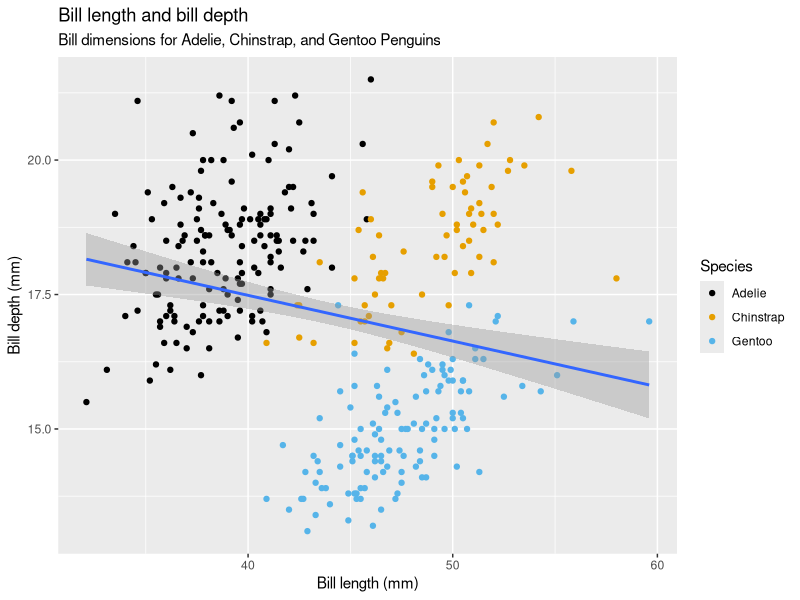
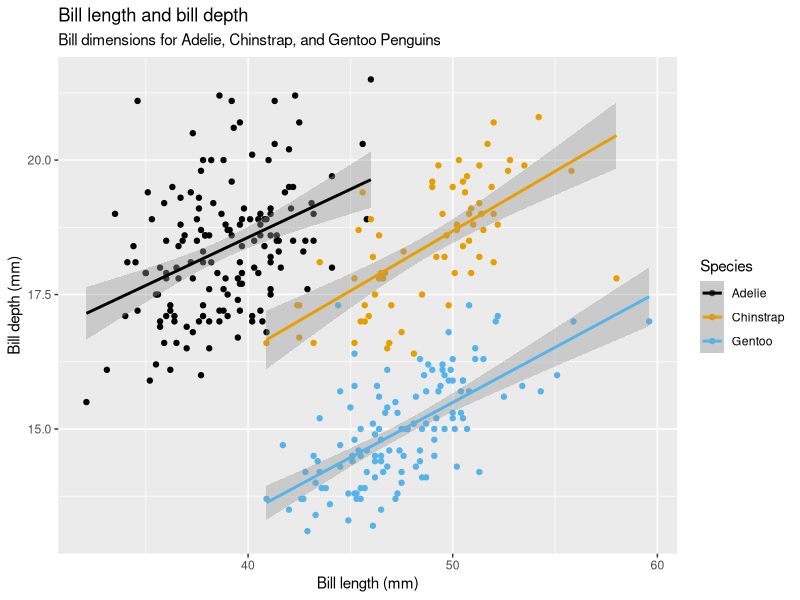
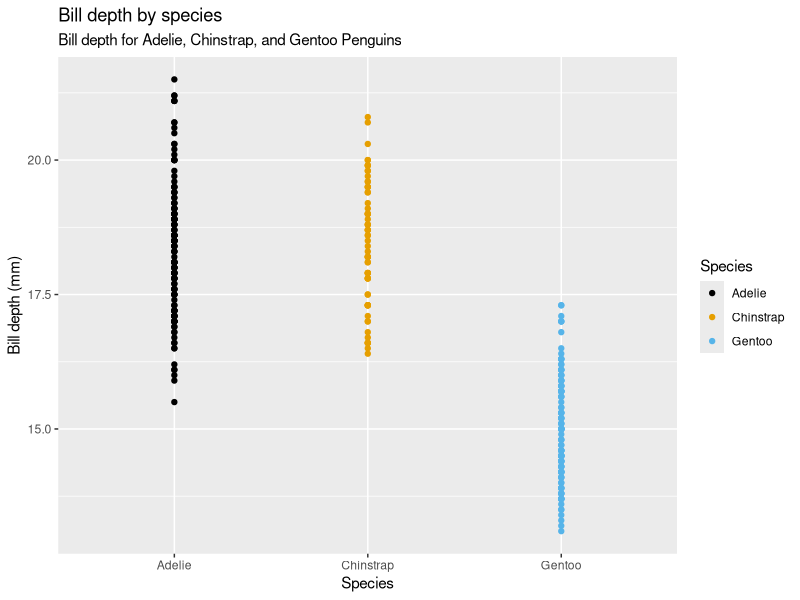
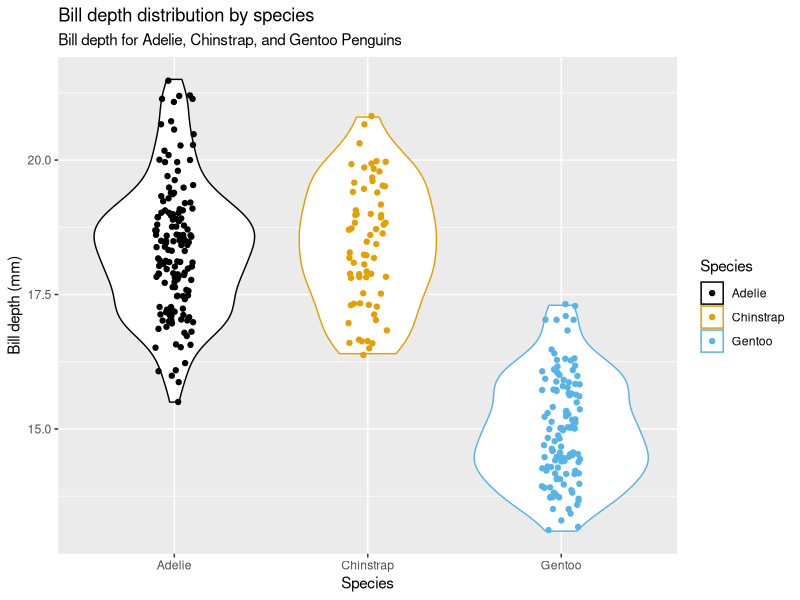

The R source for these figures, in order: (Note: this script raises an error after producing the figures.)
# Libraries ----
library(tidyverse)
library(palmerpenguins)
library(ggthemes)

# 2.2.5 Exercises ----

## How many rows are in penguins? How many columns?
penguins
nrow(penguins)
ncol(penguins)

## What does the bill_depth_mm variable in the penguins 
## data frame describe? Read the help for ?penguins to 
## find out.
help("penguins")

### bill_length_mm: a number denoting bill length 
###                 (millimeters)

## Make a scatterplot of bill_depth_mm vs. bill_length_mm. 
## That is, make a scatterplot with bill_depth_mm on the 
## y-axis and bill_length_mm on the x-axis. Describe the 
## relationship between these two variables.
ggplot(data = penguins,
       mapping = aes(x = bill_length_mm, y = bill_depth_mm)) +
  geom_point(mapping = aes(color = species)) + 
  geom_smooth(method = 'lm') +
  labs(title = "Bill length and bill depth",
       subtitle = "Bill dimensions for Adelie, Chinstrap, and Gentoo Penguins",
       x = "Bill length (mm)", 
       y = "Bill depth (mm)",
       color = "Species", 
       shape = "Species") +
  scale_color_colorblind()

### Simpson's paradox
### https://en.wikipedia.org/wiki/Simpson%27s_paradox
#### Simpson's paradox is a phenomenon in probability and statistics 
#### in which a trend appears in several groups of data but disappears 
#### or reverses when the groups are combined. This result is often 
#### encountered in social-science and medical-science statistics and 
#### is particularly problematic when frequency data are unduly given 
#### causal interpretations.
ggplot(data = penguins,
       mapping = aes(x = bill_length_mm, y = bill_depth_mm,
                     color = species)) +
  geom_point() + 
  geom_smooth(method = 'lm') +
  labs(title = "Bill length and bill depth",
       subtitle = "Bill dimensions for Adelie, Chinstrap, and Gentoo Penguins",
       x = "Bill length (mm)", 
       y = "Bill depth (mm)",
       color = "Species", 
       shape = "Species") +
  scale_color_colorblind()

## What happens if you make a scatterplot of species vs. bill_depth_mm? 
## What might be a better choice of geom?
ggplot(data = penguins,
       mapping = aes(x = species, y = bill_depth_mm,
                     color = species)) +
  geom_point() +
  labs(title = "Bill depth by species",
       subtitle = "Bill depth for Adelie, Chinstrap, and Gentoo Penguins",
       x = "Species", 
       y = "Bill depth (mm)",
       color = "Species", 
       shape = "Species") +
  scale_color_colorblind()

ggplot(data = penguins,
       mapping = aes(x = species, y = bill_depth_mm,
                     color = species)) +
  geom_violin() +
  geom_jitter(width = 0.1) +
  labs(title = "Bill depth distribution by species",
       subtitle = "Bill depth for Adelie, Chinstrap, and Gentoo Penguins",
       x = "Species", 
       y = "Bill depth (mm)",
       color = "Species", 
       shape = "Species") +
  scale_color_colorblind()

## Why does the following give an error and how would you fix it?
ggplot(data = penguins) + 
  geom_point()

### Add aesthetics: x and y
help("geom_point")
#### geom_point() understands the following aesthetics (required 
#### aesthetics are in bold):
#### x
#### y

## What does the na.rm argument do in geom_point()? What is the 
## default value of the argument? Create a scatterplot where you 
## successfully use this argument set to TRUE.
help("geom_point")

### na.rm = FALSE by default
#### If FALSE, the default, missing values are removed with a warning. 
#### If TRUE, missing values are silently removed.
ggplot(data = penguins,
       mapping = aes(x = bill_length_mm, y = bill_depth_mm, color = species)) +
  geom_point(mapping = aes(color = species), na.rm = TRUE) +
  # geom_smooth(method = 'lm') +
  # geom_smooth(method = 'lm', na.rm = TRUE) +
  labs(title = "Bill length and bill depth",
       subtitle = "Bill dimensions for Adelie, Chinstrap, and Gentoo Penguins",
       x = "Bill length (mm)", 
       y = "Bill depth (mm)",
       color = "Species", 
       shape = "Species") +
  scale_color_colorblind()

## Add the following caption to the plot you made in the previous 
## exercise: “Data come from the palmerpenguins package.” Hint: Take a 
## look at the documentation for labs().
help("labs")
### caption: The text for the caption which will be displayed in the 
###          bottom-right of the plot by default.
ggplot(data = penguins,
       mapping = aes(x = bill_length_mm, y = bill_depth_mm,
                     color = species)) +
  geom_point() + 
  geom_smooth(method = 'lm') +
  labs(title = "Bill length and bill depth",
       subtitle = "Bill dimensions for Adelie, Chinstrap, and Gentoo Penguins",
       caption = "Data come from the palmerpenguins package",
       x = "Bill length (mm)", 
       y = "Bill depth (mm)",
       color = "Species", 
       shape = "Species") +
  scale_color_colorblind()

## Recreate the following visualization. What aesthetic should 
## bill_depth_mm be mapped to? And should it be mapped at the 
## global level or at the geom level?
ggplot(data = penguins,
       mapping = aes(x = flipper_length_mm, y = body_mass_g)) +
  geom_point(mapping = aes(color = bill_depth_mm)) + 
  geom_smooth(method = 'loess')

help("geom_smooth")
### method: Smoothing method (function) to use, accepts either 
###         NULL or a character vector, e.g. "lm", "glm", "gam", 
###         "loess" or a function, e.g. MASS::rlm or mgcv::gam, 
###         stats::lm, or stats::loess. "auto" is also accepted 
###         for backwards compatibility. It is equivalent to NULL.

## Run this code in your head and predict what the output will 
## look like. Then, run the code in R and check your predictions.
ggplot(data = penguins,
       mapping = aes(x = flipper_length_mm, y = body_mass_g, 
                     color = island)) +
  geom_point() +
  geom_smooth(se = FALSE)

help("geom_smooth")
### se: Display confidence interval around smooth? (TRUE by 
###     default, see level to control.)

## Will these two graphs look different? Why/why not?
### Global level, they’re passed down to each of the subsequent 
### geom layers of the plot
ggplot(data = penguins,
       mapping = aes(x = flipper_length_mm, y = body_mass_g)) +
  geom_point() +
  geom_smooth()

### Local level that are added to those inherited from the 
### global level
ggplot() +
  geom_point(data = penguins,
             mapping = aes(x = flipper_length_mm, y = body_mass_g)) +
  geom_smooth(data = penguins,
              mapping = aes(x = flipper_length_mm, y = body_mass_g))

# 2.4.3 Exercises ----

## Make a bar plot of species of penguins, where you assign species 
## to the y aesthetic. How is this plot different?
ggplot(penguins, aes(y = species)) +
  geom_bar()

ggplot(penguins, aes(y = fct_infreq(species))) +
  geom_bar()

## How are the following two plots different? Which aesthetic, color 
## or fill, is more useful for changing the color of bars?
ggplot(penguins, aes(x = species)) +
  geom_bar(color = "red")

ggplot(penguins, aes(x = species)) +
  geom_bar(fill = "red")

### Nothing helpful here
help("geom_bar")
vignette("ggplot2-specs")
### Goggle it: what is the difference between color and fill ggplot2
#### https://stackoverflow.com/questions/50557718/what-is-the-difference-between-the-color-and-fill-argument-in-ggplot2
#### https://stackoverflow.com/questions/15965870/fill-and-border-colour-in-geom-point-scale-colour-manual-in-ggplot

## What does the bins argument in geom_histogram() do?
help("geom_histogram")
### bins: Number of bins. Overridden by binwidth. 
###       Defaults to 30.
#### Why bins = NULL but it says default to 30?
ggplot(penguins, aes(x = body_mass_g)) +
  geom_histogram(bins = NULL, color = 'black')

ggplot(penguins, aes(x = body_mass_g)) +
  geom_histogram(bins = 30, color = 'black')

#### Well now I understand the bins argument
ggplot(penguins, aes(x = body_mass_g)) +
  geom_histogram(bins = 10, color = 'black')

## Make a histogram of the carat variable in the diamonds 
## dataset that is available when you load the tidyverse 
## package. Experiment with different binwidths. What 
## binwidth reveals the most interesting patterns?
help("diamonds")
### I don't know how is the weight of a diamond measured
### Let's find out!!!
#### https://en.wikipedia.org/wiki/Carat_(mass)
##### The carat (ct) is a unit of mass equal to 200 mg 
##### (0.00705 oz; 0.00643 ozt), which is used for measuring 
##### gemstones and pearls
help("geom_histogram")
### binwidth: The default is to use the number of bins in bins, 
###           covering the range of the data
(5.01 - 0.2) / 30
ggplot(diamonds, aes(x = carat)) +
  geom_histogram(color = 'black')

ggplot(diamonds, aes(x = carat)) +
  geom_histogram(binwidth = 1, color = 'black')

ggplot(diamonds, aes(x = carat)) +
  geom_histogram(binwidth = 0.1, color = 'black')

#### Here we begin to see something
ggplot(diamonds, aes(x = carat)) +
  geom_histogram(binwidth = 0.01, color = 'black')

#### Let's deep more
ggplot(diamonds, aes(x = carat)) +
  geom_histogram(binwidth = 0.001, color = 'black')

##### We need to ask an expert because I don't have
##### a domain knowledge to explain this patterns

# 2.5.5 Exercises ----

## The mpg data frame that is bundled with the ggplot2 package 
## contains 234 observations collected by the US Environmental 
## Protection Agency on 38 car models. Which variables in mpg 
## are categorical? Which variables are numerical? (Hint: Type 
## ?mpg to read the documentation for the dataset.) How can you 
## see this information when you run mpg?
help("mpg")
glimpse(mpg)

### Categorical variables
#### manufacturer
#### model 
#### trans
#### drv
#### fl
#### class

### Numerical variables
#### displ
#### year 
#### cyl
#### cty
#### hwy

## Make a scatterplot of hwy vs. displ using the mpg data frame. 
## Next, map a third, numerical variable to color, then size, 
## then both color and size, then shape. How do these aesthetics 
## behave differently for categorical vs. numerical variables?
ggplot(mpg, aes(x = hwy, y = displ)) +
  geom_point()

ggplot(mpg, aes(x = hwy, y = displ, color = cyl)) +
  geom_point()

ggplot(mpg, aes(x = hwy, y = displ, size = cyl)) +
  geom_point()

ggplot(mpg, aes(x = hwy, y = displ, color = cyl, size = cyl)) +
  geom_point()

ggplot(mpg, aes(x = hwy, y = displ, shape = cyl)) +
  geom_point()

## In the scatterplot of hwy vs. displ, what happens if you 
## map a third variable to linewidth?
ggplot(mpg, aes(x = hwy, y = displ, linewidth = cyl)) +
  geom_point()
help("geom_point")
### geom_point() understands the following aesthetics 
### (required aesthetics are in bold):
#### x, y, alpha, colour, fill, group, shape, size, stroke

## What happens if you map the same variable to multiple aesthetics?
ggplot(mpg, aes(x = hwy, y = displ, color = displ, size = displ)) +
  geom_point()

## Make a scatterplot of bill_depth_mm vs. bill_length_mm and color 
## the points by species. What does adding coloring by species reveal 
## about the relationship between these two variables? What about 
## faceting by species?

### The relationship is negative
ggplot(penguins, aes(x = bill_depth_mm, y = bill_length_mm)) +
  geom_point()

### Now the relationship is positive
ggplot(penguins, aes(x = bill_depth_mm, y = bill_length_mm,
                     color = species)) +
  geom_point()

### You can see better that the relationship is positive
ggplot(penguins, aes(x = bill_depth_mm, y = bill_length_mm)) +
  geom_point() + 
  facet_wrap(facets = vars(species))

## Why does the following yield two separate legends? How 
## would you fix it to combine the two legends?
ggplot(data = penguins,
       mapping = aes(x = bill_length_mm, y = bill_depth_mm, 
                     color = species, shape = species)) +
  geom_point() +
  labs(color = "Species")

### The problem is that the legend label for color is 'Species'
### with upper case but by default the legend laber for shape
### is 'species' with lower case so we need to modify it
ggplot(data = penguins,
       mapping = aes(x = bill_length_mm, y = bill_depth_mm)) +
  geom_point(aes(color = species, shape = species)) +
  labs(color = "Species",
       shape = "Species")

### Another alternative is
ggplot(data = penguins,
       mapping = aes(x = bill_length_mm, y = bill_depth_mm)) +
  geom_point(aes(color = species, shape = species))

## Create the two following stacked bar plots. Which question 
## can you answer with the first one? Which question can you 
## answer with the second one?

### The percentage of each specie in each island
ggplot(penguins, aes(x = island, fill = species)) +
  geom_bar(position = "fill")

### How each specie is distributed in each island
ggplot(penguins, aes(x = species, fill = island)) +
  geom_bar(position = "fill")

# 2.6.1 Exercises ----

## Run the following lines of code. Which of the two plots 
## is saved as mpg-plot.png? Why?

# ggplot(mpg, aes(x = class)) +
#   geom_bar()
# ggplot(mpg, aes(x = cty, y = hwy)) +
#   geom_point()
# ggsave("mpg-plot.png")
help("ggsave")
### plot: Plot to save, defaults to last plot displayed.
#### This means that the last plot is the one that is saved

## What do you need to change in the code above to save the plot 
## as a PDF instead of a PNG? How could you find out what types 
## of image files would work in ggsave()?
# ggplot(mpg, aes(x = cty, y = hwy)) +
#   geom_point()
# ggsave("000_images/002_mpg_plot.pdf")
help("ggsave")
### device: Device to use. Can either be a device function (e.g. png), 
###         or one of "eps", "ps", "tex" (pictex), "pdf", "jpeg", 
###         "tiff", "png", "bmp", "svg" or "wmf" (windows only).
